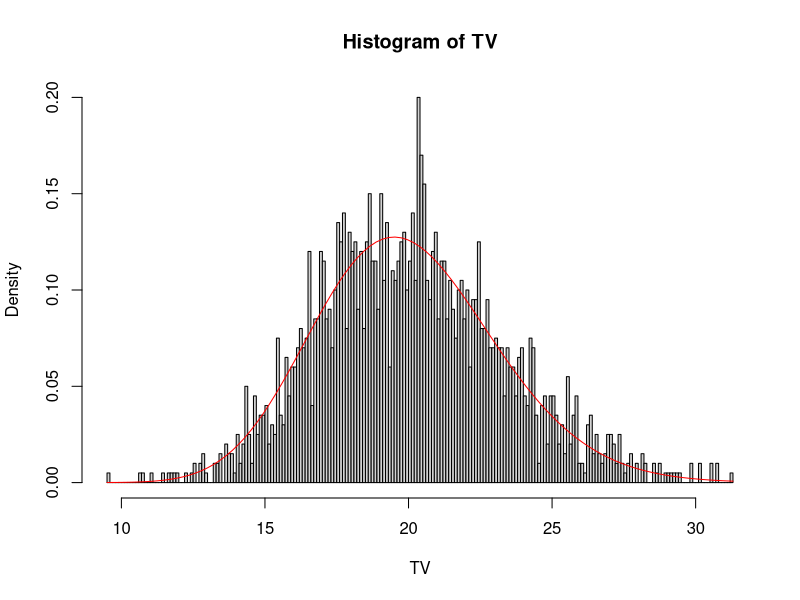
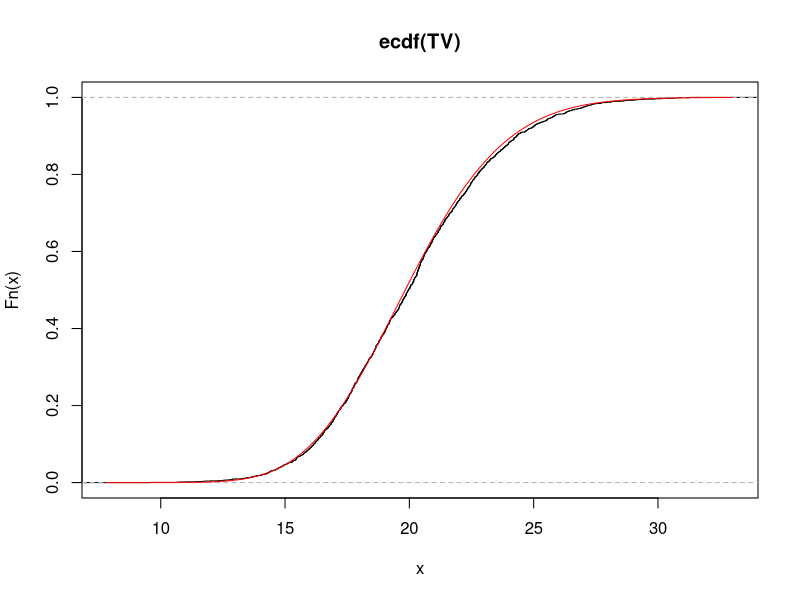
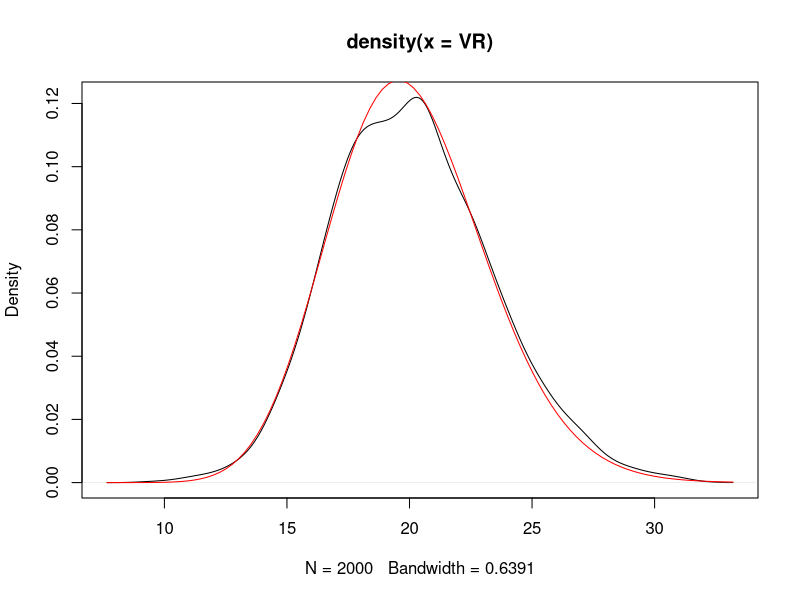
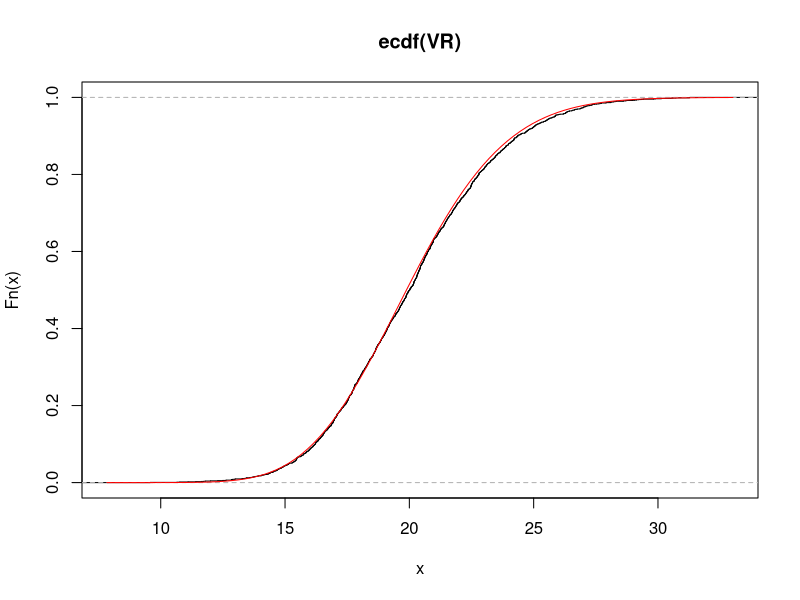
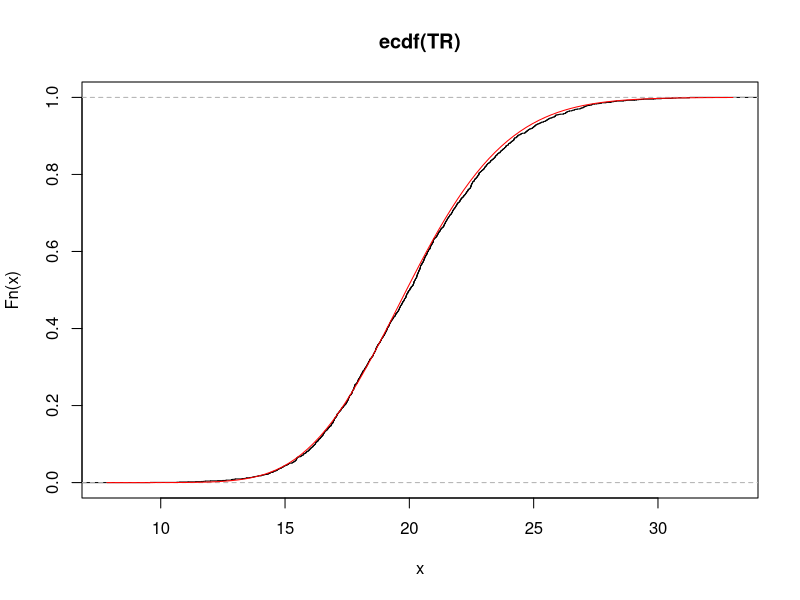
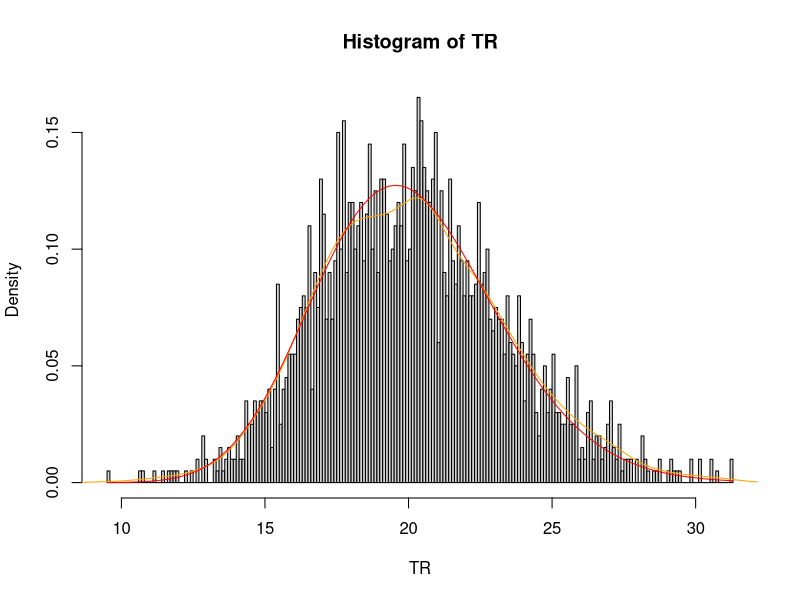
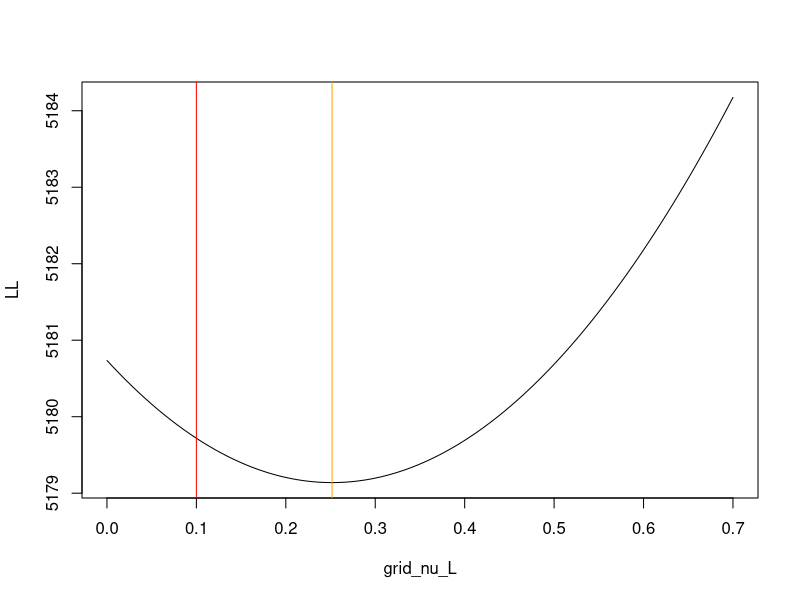
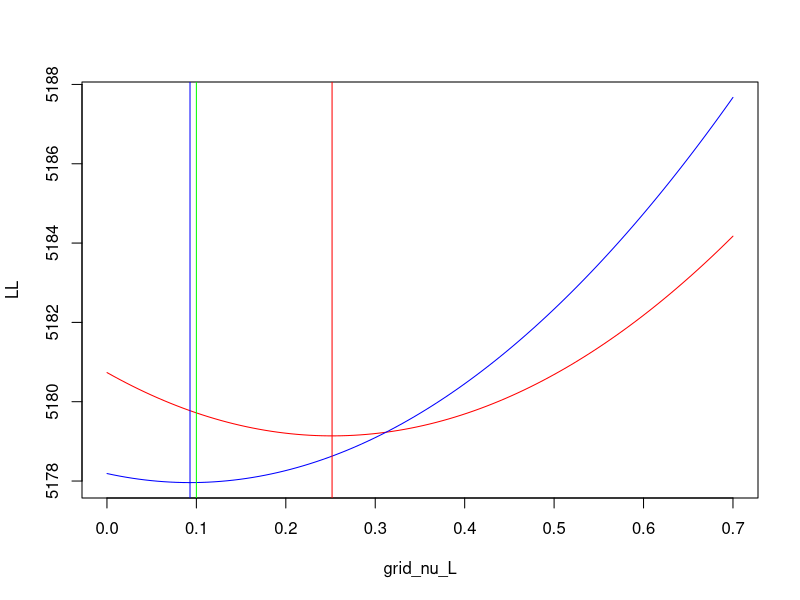

Write R code to recreate these figures, in order.
library(e1071)
##################################################
################"" Lois exponentielles
###################################################

n <- n_C  <- 2000

Delta_C <- 0
Delta <- 0

alpha_N <- 80
beta_N  <- 2
theta_N <-c(alpha_N,beta_N) 
alpha_L <- 40
beta_L <- 2
theta_L <-c(alpha_L,beta_L) 
nu_L <- 1/10

###données de contrôle
TC = Delta_C + rgamma(n_C,alpha_N,beta_N)

###données expérimentales 
UV  <- Delta + rgamma(n,alpha_N,beta_N)
VV <- Delta + rgamma(n,alpha_L,beta_L)
TV <- apply(cbind(UV,VV),1,min)

UR  <- Delta + rgamma(n,alpha_N,beta_N)
VR <- VV  + rgamma(n,nu_L,beta_L)
TR <-  apply(cbind(UR,VR),1,min)


#####  verif distributions 

#------- TV 
dens_TV <- function(x,theta_L,theta_N,Delta=0){
  z <- x- Delta  
  F1z <- pgamma(z,theta_L[1],theta_L[2])
  f1z <- dgamma(z,theta_L[1],theta_L[2])
  F2z <- pgamma(z,theta_N[1],theta_N[2])
  f2z <- dgamma(z,theta_N[1],theta_N[2])
  f1z*(1-F2z) + f2z*(1-F1z)
}

hist(TV,nclass = n/10,freq = FALSE)
curve(dens_TV(x,theta_L,theta_N),add=TRUE,col='red')

prob_TV <- function(x,theta_L,theta_N,Delta=0){
  z <- x- Delta
  F1z <- pgamma(z,theta_L[1],theta_L[2])
  F2z <- pgamma(z,theta_N[1],theta_N[2])
  1-(1-F1z)*(1-F2z)

}

plot(ecdf(TV))
curve(prob_TV(x,theta_L,theta_N),add=TRUE,col='red')


#------- TR 

dens_VR <- function(x,theta_L,nu_L,Delta=0){
  z <- x- Delta
  dgamma(z,theta_L[1] + nu_L,theta_L[2])
}

plot(density(VR))
curve(dens_VR(x,theta_L,nu_L,Delta=0),add=TRUE,col='red')


prob_VR <- function(x,theta_L,nu_L,Delta=0){
  z <- x- Delta
  pgamma(z,theta_L[1] + nu_L,theta_L[2])
}

plot(ecdf(VR))
curve(prob_VR(x,theta_L,nu_L),add=TRUE,col='red')


prob_TR <- function(x,theta_L,nu_L,theta_N,Delta=0){
  1-(1-prob_VR(x,theta_L,nu_L,Delta))*(1-pgamma(x-Delta,theta_N[1],theta_N[2]))
}

plot(ecdf(TR))
curve(prob_TR(x,theta_L,nu_L,theta_N),add=TRUE,col='red')



dens_TR <- function(x,theta_L,nu_L,theta_N,Delta=0){

  F_VR <- prob_VR(x,theta_L,nu_L,Delta)
  f_VR <- dens_VR(x,theta_L,nu_L,Delta)
  
  F_UR <- pgamma(x-Delta,theta_N[1],theta_N[2])
  f_UR <- dgamma(x-Delta,theta_N[1],theta_N[2])
  f_VR*(1-F_UR) + f_UR*(1-F_VR)

}


hist(TR,freq=FALSE,nclass=n/10)
lines(density(TR),col='orange')
curve(dens_TR(x,theta_L,nu_L,theta_N),add=TRUE,col='red')


################################################""
#------------ Estimations
#################################################


estim_param_Gamma <- function(X){
  EX <- mean(X)
  VX <-var(X)
  alpha_hat <- EX^2/VX
  beta_hat <- alpha_hat/EX
  
  #alpha_hat = 4/skewness(X)^2
  #Delta_hat = EX - sdX*sqrt(alpha_hat)
  #beta_hat  = sd(X)^2/(EX - Delta_hat)

  
  return(c(alpha_hat,beta_hat))
}


#-----------------------------------  ESTIM alpha_N, beta_N---- 
theta_N_hat<- estim_param_Gamma(TC)

#------------------------------------- ESTIM alpha_L, beta_Lt----- 


log_lik_TV <- function(theta_L,theta_N,TV){
  
  U <- dens_TV(TV,theta_L,theta_N)
  U <- U[U!=0]
  - sum(log(U))
}


theta_L_estim_init <- estim_param_Gamma(TV)


log_lik_TV(theta_L,theta_N,TV)
log_lik_TV(theta_L,theta_N_hat,TV)


theta_L_hat <- optim(theta_L_estim_init, log_lik_TV,theta_N = theta_N_hat,TV = TV)$par 

#------------------------------------- ESTIM nu_L----- 


log_lik_TR <- function(grid_nu_L,theta_L,theta_N,TR){
  m <- length(grid_nu_L)
  LL <- rep(0,m)
  for (i in 1:m){
    LL[i] <-   sum(log(dens_TR(TR,theta_L,grid_nu_L[i],theta_N)))
  }
  return(-LL)
}

grid_nu_L <- seq(0.0001,0.7,length=100)
LL <-log_lik_TR(grid_nu_L,theta_L,theta_N,TR)
plot(grid_nu_L,LL,type='l')
abline(v = nu_L,col='red')
nu_L_hat <- optimize(log_lik_TR,c(0.0000001, 0.7),tol = 0.0001,theta_L = theta_L, theta_N = theta_N,TR = TR) 
abline(v = nu_L_hat,col='orange')

LL_hat <- log_lik_TR(grid_nu_L,theta_L_hat,theta_N_hat,TR)
nu_L_hat_hat <- optimize(log_lik_TR,c(0.0000001, 0.7),tol = 0.0001,theta_L = theta_L_hat,theta_N = theta_N_hat,TR = TR) 
plot(grid_nu_L,LL,type='l',col='red',ylim = range(c(LL,LL_hat)))
lines(grid_nu_L,LL_hat,col='blue')
abline(v = nu_L_hat,col='red')
abline(v = nu_L_hat_hat,col='blue')
abline(v = nu_L,col='green')


1/nu_L_hat_hat$minimum
1/nu_L






